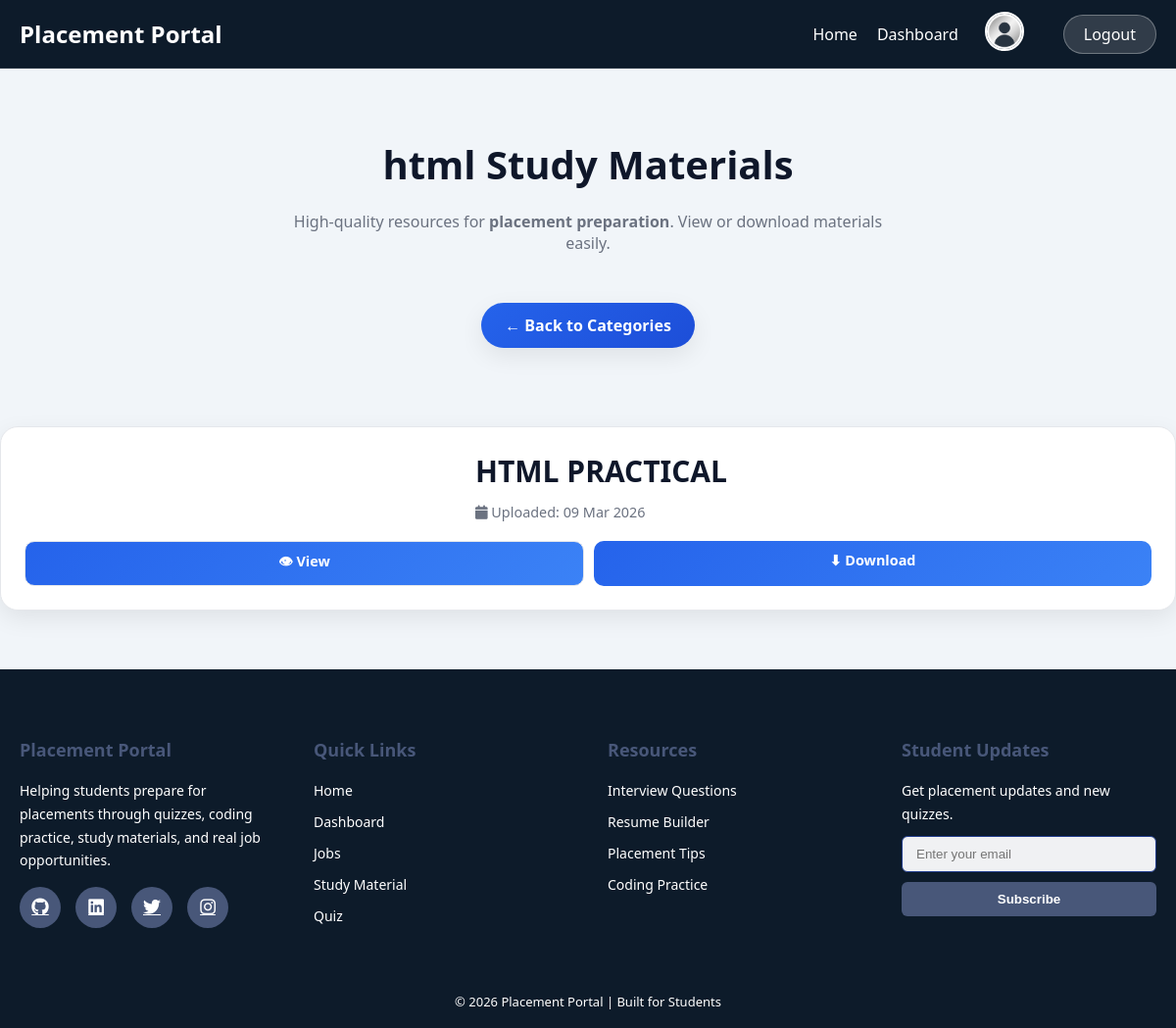
/materials/1/ (signed in), run on the app's committed database.
### portal/models.py (models this page shows, shortened)
class MaterialCategory(models.Model):
    name = models.CharField(max_length=100)

class StudyMaterial(models.Model):
    category = models.ForeignKey(MaterialCategory, on_delete=models.CASCADE)
    title = models.CharField(max_length=200)
    pdf = models.FileField(upload_to='materials/')
    uploaded_at = models.DateTimeField(auto_now_add=True)

### portal/views.py (the view)
# urls.py: path('materials/<int:category_id>/', views.material_list, name='material_list'),
def material_list(request, category_id):
    category = get_object_or_404(MaterialCategory, id=category_id)
    materials = StudyMaterial.objects.filter(category=category)
    return render(request, 'material_list.html', {
        'category': category,
        'materials': materials
    })

### portal/context_processors.py (called while the page is built)
def user_profile(request):
    if request.user.is_authenticated:
        profile = StudentProfile.objects.filter(user=request.user).first()
        return {'profile': profile}
    return {}

### portal/templates/material_list.html (shortened to what this page needs)
{% extends 'base.html' %}
{% load static %}
{% block extra_css %}
<link rel="stylesheet" href="{% static 'css/material_list.css' %}">
{% endblock %}
{% block content %}
<header class="page-header container">
    <h1 class="page-title">{{ category.name }} Study Materials</h1>
    <p class="page-subtitle">
        High-quality resources for <strong>placement preparation</strong>. View or download materials easily.
    </p>
    <div class="header-actions">
        <a href="{% url 'material_categories' %}" class="back-btn">← Back to Categories</a>
    </div>
</header>
<section class="materials-section container">
    {% if materials %}
    <div class="materials-grid" id="materialsGrid">
        {% for material in materials %}
        <div class="material-card" data-title="{{ material.title|lower }}">
            <div class="card-header">
                <h3>{{ material.title }}</h3>
            </div>
            <p class="upload-date">
                <i class="fas fa-calendar"></i> Uploaded: {{ material.uploaded_at|date:"d M Y" }}
            </p>
            <div class="card-actions">
                <a href="{{ material.pdf.url }}" target="_blank" class="view-btn">
                    👁 View
                </a>
                <a href="{% url 'download_material' material.id %}" class="download-btn">
                    ⬇ Download
                </a>
            </div>
        </div>
        {% endfor %}
    </div>
    {% else %}
        <div class="no-materials">No materials available.</div>
    {% endif %}
</section>
{% endblock %}

### portal/static/css/base.css (style rules this page uses)
* { margin: 0; padding: 0; box-sizing: border-box; }
body { font-family: 'Poppins', sans-serif; background: linear-gradient(135deg, #2563EB, #1E3A8A); min-height: 100vh; color: #FFFFFF; overflow-x: hidden; }

### portal/static/css/material_list.css (style rules this page uses)
:root { --primary:#0F172A; --secondary:#1E293B; --accent:#3B82F6; --bg:#F1F5F9; --card:#FFFFFF; --text-main:#1F2937; --text-muted:#6B7280; --text-light:#FFFFFF; --border:#E5E7EB; --shadow:0 8px 25px rgba(0,0,0,0.08); --shadow-hover:0 15px 40px rgba(0,0,0,0.15); }
* { margin:0; padding:0; box-sizing:border-box; }
body { font-family:'Segoe UI',sans-serif; background:var(--bg); color:var(--text-main); margin-top: 5%; }
.container { max-width:1200px; margin:auto; padding:0 20px; }
.page-header { text-align:center; padding:80px 0 40px; }
.page-title { font-size:2.5rem; font-weight:700; color:var(--primary); margin-bottom:10px; margin-top: 20xp; }
.page-subtitle { max-width:650px; margin:auto; color:var(--text-muted); font-size:1rem; margin-top: 20px; margin-bottom: 30px; }
.back-btn { display:inline-block; margin-top:25px; padding:12px 24px; border-radius:30px; text-decoration:none; font-weight:600; color:var(--text-light); background:linear-gradient(135deg,#2563EB,#1D4ED8); transition:.3s; margin-top: 20px; box-shadow:var(--shadow); }
.materials-section { padding:40px 0 60px; }
.materials-grid { display:grid; grid-template-columns:repeat(auto-fit,minmax(280px,1fr)); gap:28px; }
.material-card { background:var(--card); border-radius:18px; padding:24px; box-shadow:var(--shadow); border:1px solid var(--border); transition:all .35s ease; }
.card-header { display:flex; justify-content:space-between; align-items:center; margin-bottom:12px; }
.card-header h3 { font-size:30px; margin-left: 40%; font-weight:600; color:var(--primary); }
.upload-date { font-size:.9rem; color:var(--text-muted); margin-bottom:20px; margin-left: 40%; }
.card-actions { display:flex; gap:10px; }
.view-btn, .download-btn { flex:1; text-align:center; padding:10px; border-radius:10px; text-decoration:none; font-size:.9rem; font-weight:600; transition:.25s; }
.view-btn { border:1px solid var(--border); color:white; background:linear-gradient(135deg,#2563EB,#3B82F6); }
.download-btn { background:linear-gradient(135deg,#2563EB,#3B82F6); color:#fff; }

### data on the page
MaterialCategory: name "html"
StudyMaterial: title "HTML PRACTICAL", uploaded_at "09 Mar 2026"
